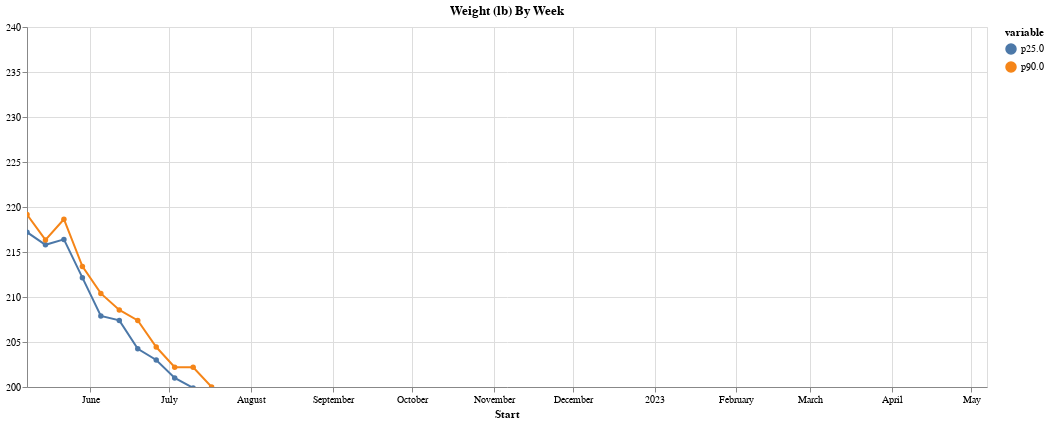
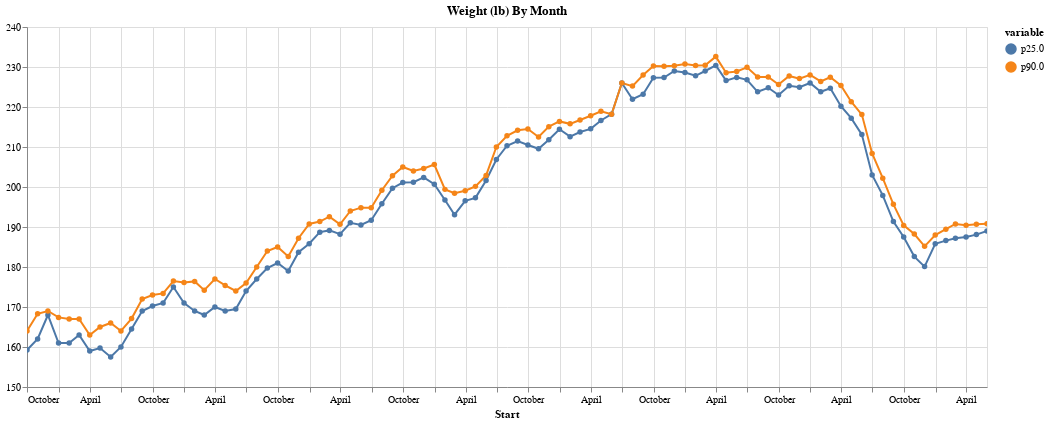
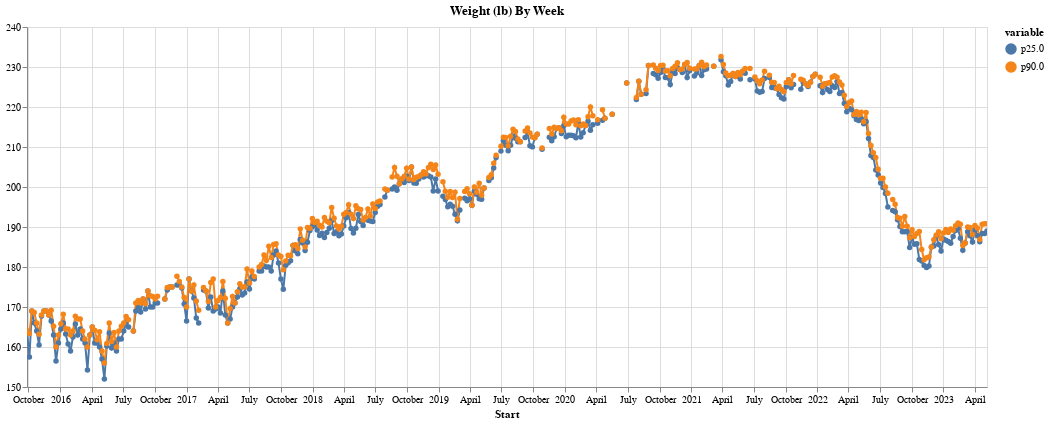

These figures' notebook cell, in order:
### Markdown cell above
# Time Series Analysis using resampling

### Code cell
print("Scroll to see year markers, select in index to zoom in")
metric = idx_weight


def graph_weight_as_line(df, freq, domain):
    pd_freq_value = freq[0]  # hack, pandas Freq are D,W,M
    df_group_time = df.copy()[metric].resample(pd_freq_value)
    t1 = df_group_time.count().reset_index()
    # Create the root df for output
    df_to_graph = t1.drop(columns=metric)
    # for q in [0.25, 0.5, 0.75, 0.9]:
    for q in [0.25, 0.9]:

        df_to_graph[f"p{q*100}"] = df_group_time.quantile(q).reset_index()[metric]

    # No start adding back the rows
    df_melted = df_to_graph.melt(
        id_vars=["Start"],
    )
    height_in_inches = 60  # todo figure out how to get this by calculation
    selection = alt.selection_multi(fields=["variable"], bind="legend")
    c = (
        alt.Chart(df_melted)
        .mark_line(point=True)
        .encode(
            y=alt.Y("value", title="", scale=alt.Scale(domain=domain)),
            x="Start:T",
            color="variable",
            tooltip=["Start:T", "value:Q"],
            opacity=alt.condition(selection, alt.value(1), alt.value(0.2)),
        )
        .properties(
            width=16 * height_in_inches,
            height=6 * height_in_inches,
            title=f"{metric} By {freq}",
        )
        .interactive()
    ).add_selection(selection)

    display(c)


earliest = arrow.utcnow().shift(months=-12).date()
graph_weight_as_line(df[earliest:], "Week", (200, 240))
for freq in "Month Week".split():
    graph_weight_as_line(df, freq, (150, 240))

### Figure 1 — Vega-Lite specification as saved in the notebook (floating-point values rounded to 4 significant figures)
{"config": {"view": {"continuousWidth": 400, "continuousHeight": 300}}, "data": {"name": "data-50118df8cd68226cce9e8d992993d115"}, "mark": {"type": "line", "point": true}, "encoding": {"color": {"field": "variable", "type": "nominal"}, "opacity": {"condition": {"value": 1, "selection": "selector001"}, "value": 0.2}, "tooltip": [{"field": "Start", "type": "temporal"}, {"field": "value", "type": "quantitative"}], "x": {"field": "Start", "type": "temporal"}, "y": {"field": "value", "scale": {"domain": [200, 240]}, "title": "", "type": "quantitative"}}, "height": 360, "selection": {"selector002": {"type": "interval", "bind": "scales", "encodings": ["x", "y"]}, "selector001": {"type": "multi", "fields": ["variable"], "bind": "legend"}}, "title": "Weight (lb) By Week", "width": 960, "$schema": "https://vega.github.io/schema/vega-lite/v4.17.0.json", "datasets": {"data-50118df8cd68226cce9e8d992993d115": [{"Start": "2022-05-08T00:00:00", "variable": "p25.0", "value": 217.2}, {"Start": "2022-05-15T00:00:00", "variable": "p25.0", "value": 215.8}, {"Start": "2022-05-22T00:00:00", "variable": "p25.0", "value": 216.4}, {"Start": "2022-05-29T00:00:00", "variable": "p25.0", "value": 212.2}, {"Start": "2022-06-05T00:00:00", "variable": "p25.0", "value": 207.9}, {"Start": "2022-06-12T00:00:00", "variable": "p25.0", "value": 207.4}, {"Start": "2022-06-19T00:00:00", "variable": "p25.0", "value": 204.2}, {"Start": "2022-06-26T00:00:00", "variable": "p25.0", "value": 203.0}, {"Start": "2022-07-03T00:00:00", "variable": "p25.0", "value": 201.0}, {"Start": "2022-07-10T00:00:00", "variable": "p25.0", "value": 199.9}, {"Start": "2022-07-17T00:00:00", "variable": "p25.0", "value": 198.4}, {"Start": "2022-07-24T00:00:00", "variable": "p25.0", "value": 195.0}, {"Start": "2022-07-31T00:00:00", "variable": "p25.0", "value": null}, {"Start": "2022-08-07T00:00:00", "variable": "p25.0", "value": 194.1}, {"Start": "2022-08-14T00:00:00", "variable": "p25.0", "value": 193.8}, {"Start": "2022-08-21T00:00:00", "variable": "p25.0", "value": 191.8}, {"Start": "2022-08-28T00:00:00", "variable": "p25.0", "value": 190.1}, {"Start": "2022-09-04T00:00:00", "variable": "p25.0", "value": 188.8}, {"Start": "2022-09-11T00:00:00", "variable": "p25.0", "value": 188.8}, {"Start": "2022-09-18T00:00:00", "variable": "p25.0", "value": 188.9}, {"Start": "2022-09-25T00:00:00", "variable": "p25.0", "value": 184.8}, {"Start": "2022-10-02T00:00:00", "variable": "p25.0", "value": 187.3}, {"Start": "2022-10-09T00:00:00", "variable": "p25.0", "value": 185.7}, {"Start": "2022-10-16T00:00:00", "variable": "p25.0", "value": 185.8}, {"Start": "2022-10-23T00:00:00", "variable": "p25.0", "value": 181.9}, {"Start": "2022-10-30T00:00:00", "variable": "p25.0", "value": 181.5}, {"Start": "2022-11-06T00:00:00", "variable": "p25.0", "value": 180.4}, {"Start": "2022-11-13T00:00:00", "variable": "p25.0", "value": 179.9}, {"Start": "2022-11-20T00:00:00", "variable": "p25.0", "value": 180.2}, {"Start": "2022-11-27T00:00:00", "variable": "p25.0", "value": 185.0}, {"Start": "2022-12-04T00:00:00", "variable": "p25.0", "value": 185.2}, {"Start": "2022-12-11T00:00:00", "variable": "p25.0", "value": 187.6}, {"Start": "2022-12-18T00:00:00", "variable": "p25.0", "value": 185.6}, {"Start": "2022-12-25T00:00:00", "variable": "p25.0", "value": 184.0}, {"Start": "2023-01-01T00:00:00", "variable": "p25.0", "value": 187.0}, {"Start": "2023-01-08T00:00:00", "variable": "p25.0", "value": 186.7}, {"Start": "2023-01-15T00:00:00", "variable": "p25.0", "value": 186.4}, {"Start": "2023-01-22T00:00:00", "variable": "p25.0", "value": 185.9}, {"Start": "2023-01-29T00:00:00", "variable": "p25.0", "value": 187.7}, {"Start": "2023-02-05T00:00:00", "variable": "p25.0", "value": 189.1}, {"Start": "2023-02-12T00:00:00", "variable": "p25.0", "value": 189.6}, {"Start": "2023-02-19T00:00:00", "variable": "p25.0", "value": 187.2}, {"Start": "2023-02-26T00:00:00", "variable": "p25.0", "value": 184.2}, {"Start": "2023-03-05T00:00:00", "variable": "p25.0", "value": 186.0}, {"Start": "2023-03-12T00:00:00", "variable": "p25.0", "value": 188.8}, {"Start": "2023-03-19T00:00:00", "variable": "p25.0", "value": 187.8}, {"Start": "2023-03-26T00:00:00", "variable": "p25.0", "value": 186.2}, {"Start": "2023-04-02T00:00:00", "variable": "p25.0", "value": 189.3}, {"Start": "2023-04-09T00:00:00", "variable": "p25.0", "value": 187.8}, {"Start": "2023-04-16T00:00:00", "variable": "p25.0", "value": 186.3}, {"Start": "2023-04-23T00:00:00", "variable": "p25.0", "value": 188.4}, {"Start": "2023-04-30T00:00:00", "variable": "p25.0", "value": 188.4}, {"Start": "2023-05-07T00:00:00", "variable": "p25.0", "value": 189.0}, {"Start": "2022-05-08T00:00:00", "variable": "p90.0", "value": 219.2}, {"Start": "2022-05-15T00:00:00", "variable": "p90.0", "value": 216.3}, {"Start": "2022-05-22T00:00:00", "variable": "p90.0", "value": 218.6}, {"Start": "2022-05-29T00:00:00", "variable": "p90.0", "value": 213.4}, {"Start": "2022-06-05T00:00:00", "variable": "p90.0", "value": 210.4}, {"Start": "2022-06-12T00:00:00", "variable": "p90.0", "value": 208.6}, {"Start": "2022-06-19T00:00:00", "variable": "p90.0", "value": 207.4}, {"Start": "2022-06-26T00:00:00", "variable": "p90.0", "value": 204.4}, {"Start": "2022-07-03T00:00:00", "variable": "p90.0", "value": 202.2}, {"Start": "2022-07-10T00:00:00", "variable": "p90.0", "value": 202.2}, {"Start": "2022-07-17T00:00:00", "variable": "p90.0", "value": 200.0}, {"Start": "2022-07-24T00:00:00", "variable": "p90.0", "value": 198.4}, {"Start": "2022-07-31T00:00:00", "variable": "p90.0", "value": null}, {"Start": "2022-08-07T00:00:00", "variable": "p90.0", "value": 196.9}, {"Start": "2022-08-14T00:00:00", "variable": "p90.0", "value": 195.7}, {"Start": "2022-08-21T00:00:00", "variable": "p90.0", "value": 192.4}, {"Start": "2022-08-28T00:00:00", "variable": "p90.0", "value": 192.2}, {"Start": "2022-09-04T00:00:00", "variable": "p90.0", "value": 190.2}, {"Start": "2022-09-11T00:00:00", "variable": "p90.0", "value": 192.6}, {"Start": "2022-09-18T00:00:00", "variable": "p90.0", "value": 190.2}, {"Start": "2022-09-25T00:00:00", "variable": "p90.0", "value": 187.3}, {"Start": "2022-10-02T00:00:00", "variable": "p90.0", "value": 189.3}, {"Start": "2022-10-09T00:00:00", "variable": "p90.0", "value": 187.6}, {"Start": "2022-10-16T00:00:00", "variable": "p90.0", "value": 188.4}, {"Start": "2022-10-23T00:00:00", "variable": "p90.0", "value": 188.9}, {"Start": "2022-10-30T00:00:00", "variable": "p90.0", "value": 184.4}, {"Start": "2022-11-06T00:00:00", "variable": "p90.0", "value": 181.8}, {"Start": "2022-11-13T00:00:00", "variable": "p90.0", "value": 182.3}, {"Start": "2022-11-20T00:00:00", "variable": "p90.0", "value": 182.5}, {"Start": "2022-11-27T00:00:00", "variable": "p90.0", "value": 185.0}, {"Start": "2022-12-04T00:00:00", "variable": "p90.0", "value": 186.8}, {"Start": "2022-12-11T00:00:00", "variable": "p90.0", "value": 188.0}, {"Start": "2022-12-18T00:00:00", "variable": "p90.0", "value": 188.8}, {"Start": "2022-12-25T00:00:00", "variable": "p90.0", "value": 187.0}, {"Start": "2023-01-01T00:00:00", "variable": "p90.0", "value": 188.5}, {"Start": "2023-01-08T00:00:00", "variable": "p90.0", "value": 189.4}, {"Start": "2023-01-15T00:00:00", "variable": "p90.0", "value": 188.6}, {"Start": "2023-01-22T00:00:00", "variable": "p90.0", "value": 189.5}, {"Start": "2023-01-29T00:00:00", "variable": "p90.0", "value": 189.2}, {"Start": "2023-02-05T00:00:00", "variable": "p90.0", "value": 190.3}, {"Start": "2023-02-12T00:00:00", "variable": "p90.0", "value": 191.0}, {"Start": "2023-02-19T00:00:00", "variable": "p90.0", "value": 190.7}, {"Start": "2023-02-26T00:00:00", "variable": "p90.0", "value": 185.4}, {"Start": "2023-03-05T00:00:00", "variable": "p90.0", "value": 186.0}, {"Start": "2023-03-12T00:00:00", "variable": "p90.0", "value": 190.0}, {"Start": "2023-03-19T00:00:00", "variable": "p90.0", "value": 189.9}, {"Start": "2023-03-26T00:00:00", "variable": "p90.0", "value": 188.1}, {"Start": "2023-04-02T00:00:00", "variable": "p90.0", "value": 190.4}, {"Start": "2023-04-09T00:00:00", "variable": "p90.0", "value": 189.8}, {"Start": "2023-04-16T00:00:00", "variable": "p90.0", "value": 186.9}, {"Start": "2023-04-23T00:00:00", "variable": "p90.0", "value": 190.7}, {"Start": "2023-04-30T00:00:00", "variable": "p90.0", "value": 190.8}, {"Start": "2023-05-07T00:00:00", "variable": "p90.0", "value": 190.8}]}}

### Figure 2 — Vega-Lite specification as saved in the notebook (floating-point values rounded to 4 significant figures; data arrays with more than 128 entries replaced by an {"elided": "..."} marker saying what was removed)
{"config": {"view": {"continuousWidth": 400, "continuousHeight": 300}}, "data": {"name": "data-8a29d105b37925e0ae703165679e3913"}, "mark": {"type": "line", "point": true}, "encoding": {"color": {"field": "variable", "type": "nominal"}, "opacity": {"condition": {"value": 1, "selection": "selector003"}, "value": 0.2}, "tooltip": [{"field": "Start", "type": "temporal"}, {"field": "value", "type": "quantitative"}], "x": {"field": "Start", "type": "temporal"}, "y": {"field": "value", "scale": {"domain": [150, 240]}, "title": "", "type": "quantitative"}}, "height": 360, "selection": {"selector004": {"type": "interval", "bind": "scales", "encodings": ["x", "y"]}, "selector003": {"type": "multi", "fields": ["variable"], "bind": "legend"}}, "title": "Weight (lb) By Month", "width": 960, "$schema": "https://vega.github.io/schema/vega-lite/v4.17.0.json", "datasets": {"data-8a29d105b37925e0ae703165679e3913": {"elided": "186 records"}}}

### Figure 3 — Vega-Lite specification as saved in the notebook (floating-point values rounded to 4 significant figures; data arrays with more than 128 entries replaced by an {"elided": "..."} marker saying what was removed)
{"config": {"view": {"continuousWidth": 400, "continuousHeight": 300}}, "data": {"name": "data-e7731348644a3d372e697537212a4412"}, "mark": {"type": "line", "point": true}, "encoding": {"color": {"field": "variable", "type": "nominal"}, "opacity": {"condition": {"value": 1, "selection": "selector005"}, "value": 0.2}, "tooltip": [{"field": "Start", "type": "temporal"}, {"field": "value", "type": "quantitative"}], "x": {"field": "Start", "type": "temporal"}, "y": {"field": "value", "scale": {"domain": [150, 240]}, "title": "", "type": "quantitative"}}, "height": 360, "selection": {"selector006": {"type": "interval", "bind": "scales", "encodings": ["x", "y"]}, "selector005": {"type": "multi", "fields": ["variable"], "bind": "legend"}}, "title": "Weight (lb) By Week", "width": 960, "$schema": "https://vega.github.io/schema/vega-lite/v4.17.0.json", "datasets": {"data-e7731348644a3d372e697537212a4412": {"elided": "796 records"}}}
